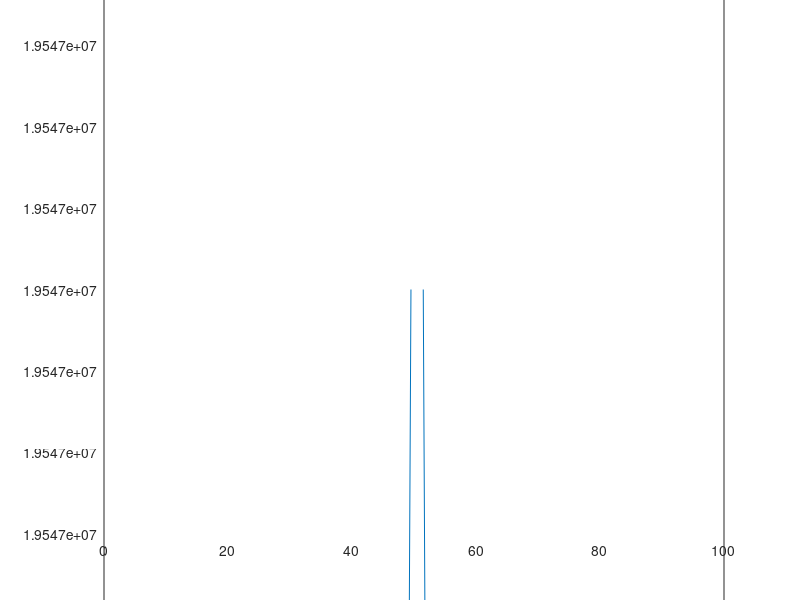

MATLAB code to generate this figure:
% Ex06: DD analysis and cycle slip identification and repairing
% -------------------------------------------------------------------------
% Guidelines
% 
% Input data = 'CycleSlipsData.txt' text file with
%              col1 = epoch [s]
%              col2 = observed DD [m]
%              col3 = approx DD [m]
%
% 1) Import data in Matlab and graph observed DDs
% 2) For each epoch, compute differences between observed DDs and
%    approximated DDs (residual DDs) and graph them
% 3) For all the couples of consecutive epochs, compute differences between residual DDs 
%    and graph them
% 4) Identify cycle slips and repair them
% 5) Graph the repaired DDs
%
%
% Hints 
%  In step 1) use function 'importdata': 
%  In step 3) try to use function 'diff' instead of a for cycle
%
% * In step 4) use the algorithm explained in the lectures. In
% computation, use 19 cm for wavelenght and 0.20 cycle (3.8 cm) as
% threshold for cycle slips identification and repairing.

clear
close all

% Import data in Matlab and graph observed DDs
[newdata] = importdata('CycleSlipsData.txt', '	', 1);
idata = newdata.data;

threshold = 3.8*1e-2; % [m]
lam = 19*1e-2; % [m]

%% section 1
% For each epoch compute differences between observed DDs and approximated
% DDs (residual DDs) and graph them}
epochs = idata(:,1);
residuals = idata(:,2) - idata(:,3);
plot(epochs, residuals);

%% section 2
% Compute differences between consecutive epochs of residual DDs (hint: diff or for cycle) and graph them


% Identify cycle slips and repair them (hint: just one for cycle with both the actions)

% Graph the corrected DDs, the corrected residuals DDs and their differences in time
